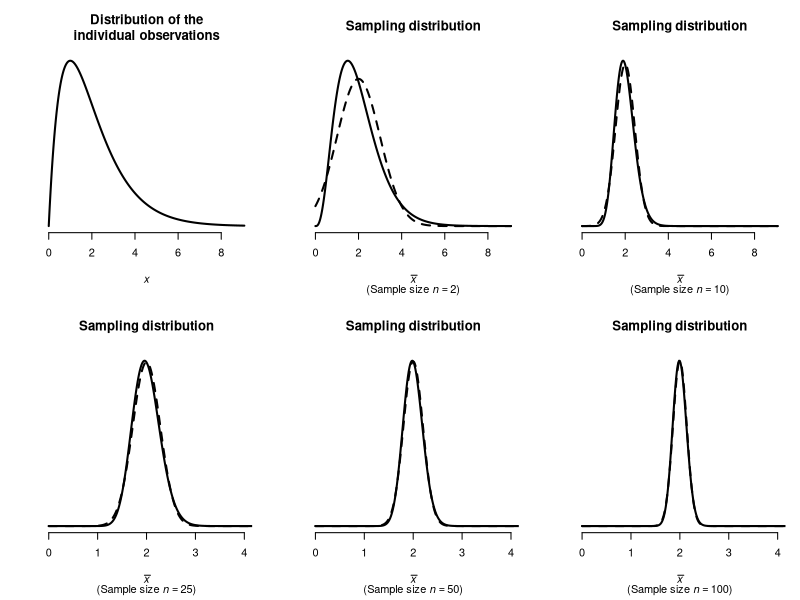

Source code (R):
## ---- chunk 1
# Gamma(shape=2, scale=1): Xbar ~ Gamma(shape=n*alpha, scale=beta/n)
# mu = 2, sigma = sqrt(2)

###  Set up  ###
alpha <- 2
beta  <- 1
mu    <- alpha * beta
sg    <- sqrt(alpha) * beta

ns <- c(2, 10, 25, 50, 100)

x <- seq( max(mu - 5*sg, 1e-4), 
          mu + 5*sg, 
          length.out = 600)

###  Build x grid and densities for each n  ###
traces <- lapply(ns, function(n) {
  se   <- sg / sqrt(n)
  x    <- x
  yex  <- dgamma(x, 
                 shape = n * alpha, 
                 scale = beta/n)
  yclt <- dnorm(x,  
                mean  = mu,        
                sd   = se)
  list(x = x, 
       yex = yex, 
       yclt = yclt, 
       n = n)
})

###  Build figure  ###
par(mfrow = c(2, 3),
    mar = c(5.1, 3.1, 4.1, 1.1) ) # DEFAULT: 5.1 4.1 4.1 2.1

# GAMMA DISTN

plot(x = x, 
     y = dgamma(x, 
                shape = alpha, 
                scale = beta),
     type = "l",
     xlab = expression(italic(x)),
     ylab = "",
     axes = FALSE,
     main = "Distribution of the\nindividual observations",
     lwd = 2)
axis(side = 1)

### SAMPLING DISTNS
for (i in (1:length(ns))){
  plot(x = traces[[i]]$x, 
       y = traces[[i]]$yex,
       type = "l",
       xlab = expression(bar(italic(x))),
       ylab = "",
       axes = FALSE,
       xlim = if(i > 2) {c(0, 4)} else {c(0, max(x))},
       main = expression(bold(Sampling~distribution)),
       sub = bquote("(" * Sample~size~italic(n) == .(ns[i]) * ")"),
       lwd = 2)
  axis(side = 1)
  lines(x = traces[[i]]$x, 
        y = traces[[i]]$yclt,
        lty = 2,
        lwd = 2)
}
